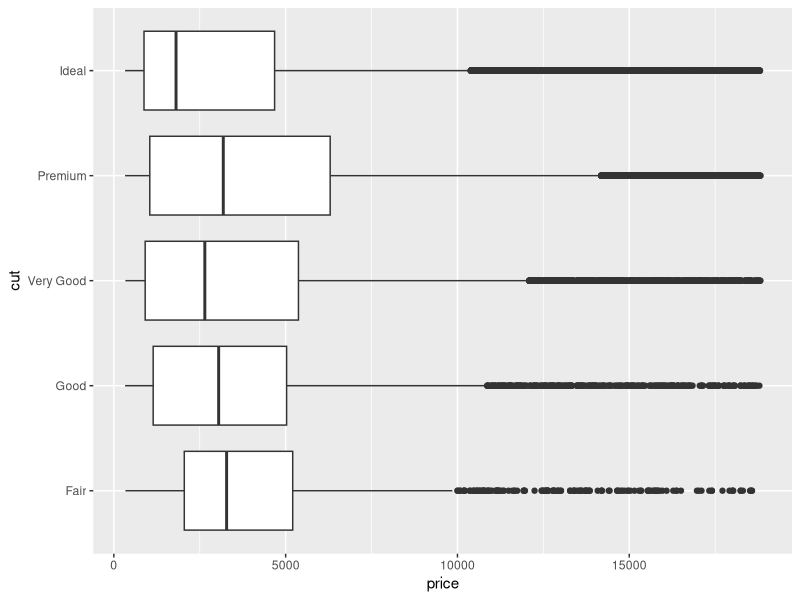

Here is the R script that generated this plot: (Note: this script raises an error after producing the figure.)
## ---- chunk 1
knitr::opts_chunk$set(echo = TRUE)
## ---- chunk 2
library(tidyverse)
diamonds %>% filter(y>10)
diamonds %>% arrange(desc(y)) %>% select (y)
glimpse(diamonds)

## ---- chunk 3

ggplot(data = diamonds) + 
       geom_boxplot(aes(x = cut, y = price)) +
       coord_flip()
x = reorder(cut, price, FUN = median())
## ---- chunk 4
?faithful
glimpse(faithful)

ggplot(data = faithful) + 
  geom_point(aes(x = eruptions, y = waiting))
 
## ---- chunk 5
ggplot(data = diamonds, mapping = aes(x = cut, y = price)) + 
  geom_boxplot()
